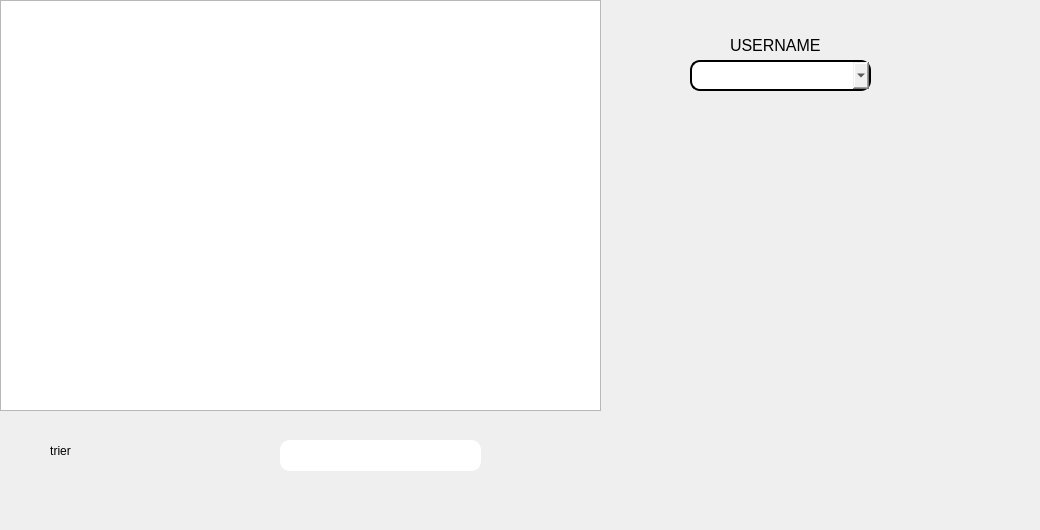
     <widget class="QWidget" name="tab_18">
      <attribute name="title">
       <string>Afficher_user</string>
      </attribute>
      <widget class="QPushButton" name="pb_recherche_f_2">
       <property name="geometry">
        <rect>
         <x>500</x>
         <y>430</y>
         <width>71</width>
         <height>61</height>
        </rect>
       </property>
       <property name="styleSheet">
        <string notr="true">border-style:solid;
bordor-color:white;
border-width:2px;
border-radius:10px;
color:rjb(255,255,255);background-image: url(:/img/img/loop.JPG);
</string>
       </property>
       <property name="text">
        <string/>
       </property>
      </widget>
      <widget class="QTableView" name="tabetudiant_2">
       <property name="geometry">
        <rect>
         <x>0</x>
         <y>0</y>
         <width>601</width>
         <height>411</height>
        </rect>
       </property>
       <property name="styleSheet">
        <string notr="true">background-image: url(:/images/Sans titre - 1 (1).jpg);</string>
       </property>
      </widget>
      <widget class="QLineEdit" name="lineEdit_recherche_f_2">
       <property name="geometry">
        <rect>
         <x>280</x>
         <y>440</y>
         <width>201</width>
         <height>31</height>
        </rect>
       </property>
       <property name="styleSheet">
        <string notr="true">border-style: solid;
color: rgb(255, 255, 255);
border-color: white;
border-width: 2px;
border-radius: 10px;</string>
       </property>
       <property name="echoMode">
        <enum>QLineEdit::Normal</enum>
       </property>
      </widget>
      <widget class="QPushButton" name="pb_tri_f_3">
       <property name="geometry">
        <rect>
         <x>20</x>
         <y>430</y>
         <width>81</width>
         <height>41</height>
        </rect>
       </property>
       <property name="styleSheet">
        <string notr="true">border-style:solid;
bordor-color:white;
border-width:2px;
border-radius:10px;
color:rjb(255,255,255);</string>
       </property>
       <property name="text">
        <string>trier</string>
       </property>
      </widget>
      <widget class="QComboBox" name="comboBox_2">
       <property name="geometry">
        <rect>
         <x>690</x>
         <y>60</y>
         <width>181</width>
         <height>31</height>
        </rect>
       </property>
       <property name="styleSheet">
        <string notr="true">border-style:solid;
bordor-color:white;
border-width:2px;
border-radius:10px;
color:rjb(255,255,255);</string>
       </property>
      </widget>
      <widget class="QPushButton" name="pb_supprimer_2">
       <property name="geometry">
        <rect>
         <x>880</x>
         <y>100</y>
         <width>71</width>
         <height>61</height>
        </rect>
       </property>
       <property name="styleSheet">
        <string notr="true">
background-image: url(:/img/img/ex.jpg);border-style:solid;
bordor-color:white;
border-width:2px;
border-radius:10px;
color:rjb(255,255,255);</string>
       </property>
       <property name="text">
        <string/>
       </property>
      </widget>
      <widget class="QLabel" name="label_43">
       <property name="enabled">
        <bool>false</bool>
       </property>
       <property name="geometry">
        <rect>
         <x>730</x>
         <y>30</y>
         <width>94</width>
         <height>31</height>
        </rect>
       </property>
       <property name="maximumSize">
        <size>
         <width>94</width>
         <height>76</height>
        </size>
       </property>
       <property name="font">
        <font>
         <family>MS Shell Dlg 2</family>
         <pointsize>11</pointsize>
         <weight>50</weight>
         <italic>false</italic>
         <bold>false</bold>
        </font>
       </property>
       <property name="toolTip">
        <string>&lt;html&gt;&lt;head/&gt;&lt;body&gt;&lt;p&gt;ID&lt;/p&gt;&lt;/body&gt;&lt;/html&gt;</string>
       </property>
       <property name="styleSheet">
        <string notr="true">background-image: url(:/img/img/585e4adacb11b227491c3392.png);

color: rgb(0,0,0);
</string>
       </property>
       <property name="text">
        <string>&lt;html&gt;&lt;head/&gt;&lt;body&gt;&lt;p&gt;&lt;span style=&quot; font-size:12pt;&quot;&gt;USERNAME&lt;/span&gt;&lt;/p&gt;&lt;/body&gt;&lt;/html&gt;</string>
       </property>
       <property name="wordWrap">
        <bool>false</bool>
       </property>
      </widget>
      <widget class="QLabel" name="label_14">
       <property name="geometry">
        <rect>
         <x>910</x>
         <y>400</y>
         <width>121</width>
         <height>121</height>
        </rect>
       </property>
       <property name="styleSheet">
        <string notr="true">background-image: url(:/img/img/1024px-Volkswagen_Logo_till_1995.svg.png);</string>
       </property>
       <property name="text">
        <string/>
       </property>
      </widget>
     </widget>
